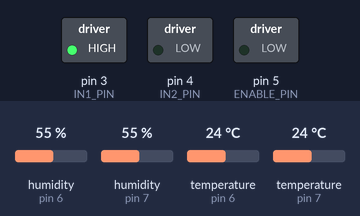
Simulated run of this sketch. Board: Arduino Uno, built with avr-gcc and run on an emulated ATmega328P. On the bench: switched loads named in the sketch (green lamp = pin HIGH). The inputs (shaded band) are chosen by the test bench; at power-on: humidity (sensors on pin 6, pin 7) 55 %, temperature (sensors on pin 6, pin 7) 24 °C.

Above: at 0.1 s.
Timing chart, 0 to 1.6 s (numbered marks = the images above):
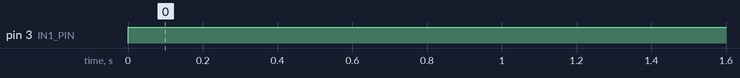

The sketch:

fanOfTheCold.ino
```cpp
// https://github.com/adafruit/DHT-sensor-library/blob/master/examples/DHTtester/DHTtester.ino

#include "DHT.h"
//DHT_11 temp sensor - type definition
#define DHTTYPE DHT11

//Temp sensors pins
//Pin 6 on Arduino - Connect to Inside temp sensor's output
#define TEMPIN_PIN 6

//Pin 7 on Arduino - Connect to Outside temp sensor's output
#define TEMPOUT_PIN 7

//Arduino pins for L293D motor driver - where to connect what on the Arduino

//Pin 3 on Arduino - Connect to pin 2 (IN1) of L293D
#define IN1_PIN 3

//Pin 4 on Arduino - Connect to pin 7 (IN1) of L293D
#define IN2_PIN 4

//Pin 5 on Arduino - Connect to pin 1 (ENABLE 1) of L293D
#define ENABLE_PIN 5

int fanOutput; //Used to store fan output value [0-255] where 0 == off & 255 == full on
int t_in_old; //Stores the temp reading from the loop before - used if the current reading is bad
int t_out_old; //Stores the temp reading from the loop before - used if the current reading is bad
int t_sleep; //The sample delay time in seconds

DHT termOutside( TEMPIN_PIN, DHTTYPE ); //Termometer sensor 1 declaration
DHT termInside( TEMPOUT_PIN, DHTTYPE ); //Termometer sensor 2 declaration

void setup() { //Run once on start-up
  //When an enable input is high, the associated drivers are enabled,
  //and their outputs are active and in phase with their inputs.
  pinMode(ENABLE_PIN,OUTPUT); //Enables driver 1 and 2 - works like a PWM. Output anywhere between 0-255 on this pin to control speed
  pinMode(IN1_PIN,OUTPUT); //Activates the pin on the Arduino, corresponding to the IN1 on the L293D, for output
  pinMode(IN2_PIN,OUTPUT); //Activates the pin on the Arduino, corresponding to the IN2 on the L293D, for output
  /* The following commands control the motor direction
  IN1: LOW, IN2: LOW -> Fast motor stop
  IN1: LOW, IN2: HIGH -> Turn right
  IN1: HIGH, IN2: LOW -> Turn left
  IN1: HIGH, IN2: HIGH -> Fast motor stop
  */

  //serial.begin(9600); //Start serial communication - used in debugging
  termOutside.begin(); //Start outside sensor
  termInside.begin(); // Start inside sensor

  //Init variable values
  fanOutput = 0;
  t_in_old = 0;
  t_out_old = 0;
  t_sleep = 60;
}

//Functions

//static bool measure_inside( float *temperature, float *humidity )
//{
//  static unsigned long measurement_timestamp = millis( );
//
//  /* Measure once every four seconds. */
//  if( millis( ) - measurement_timestamp > 3000ul )
//  {
//    if( tempInside.measure( temperature, humidity ) == true )
//    {
//      measurement_timestamp = millis( );
//      return( true );
//    }
//  }
//
//  return( false );
//}
//
//static bool measure_environment( float *temperature, float *humidity )
//{
//  static unsigned long measurement_timestamp = millis( );
//
//  /* Measure once every four seconds. */
//  if( millis( ) - measurement_timestamp > 3000ul )
//  {
//    if( tempOutside.measure( temperature, humidity ) == true )
//    {
//      measurement_timestamp = millis( );
//      return( true );
//    }
//  }
//
//  return( false );
//}


void loop(){
  //makes motor go one way - if wrong way then reverse the high and low
  digitalWrite(IN1_PIN, HIGH);
  digitalWrite(IN2_PIN, LOW);

  //Read humidity from sensors
  float h_out = termOutside.readHumidity(); //Read the outside humidity
  float h_in = termOutside.readHumidity();  //Read the inside humidity

  // Read temperature as Celsius (the default)
  float t_out = termOutside.readTemperature();
  float t_in = termInside.readTemperature();

  //A check if the temp sensor readings are good, if not -> use old values
  if(isnan(t_out)){
    t_out = t_out_old;
  }else{
    t_out_old = t_out;
  }

  if(isnan(t_in)){
    t_in = t_in_old;
  }else{
    t_in_old = t_in;
  }

  //Adjust fan speed according to temp readings
  if(t_in < 7){ //The temp inside is low enough -> Turn off the fan
    fanOutput = 0;
  }else if(t_in - t_out < 3){ //The difference in temp is not big enough -> Turn off fan
    fanOutput = 0;
  }else{ //Else -> Max output from the fan
    fanOutput = 255;
  }
  analogWrite(ENABLE_PIN, fanOutput); //Write the desired output level [0-255] to the motor, this controls the speed with a PWM

  delay(1000*t_sleep); //Sleep 1 min until next loop.
}
```

Measured:
- by itself, pin 3 (IN1_PIN): LOW → HIGH at 0.00 s
